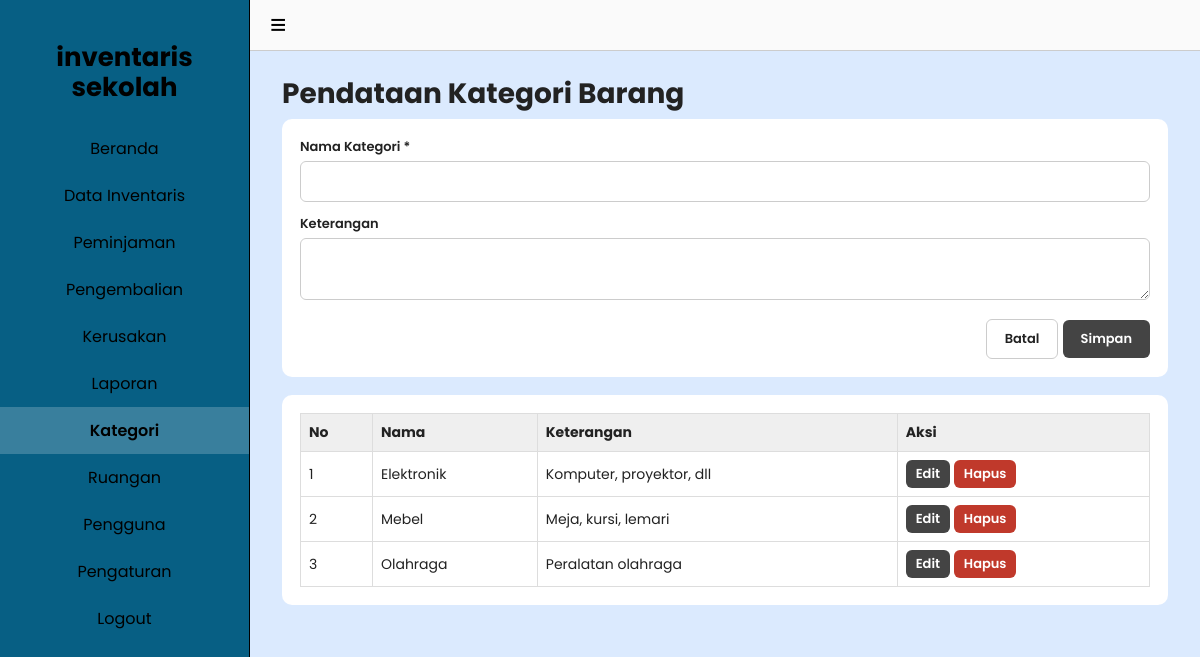
The app's page /kategori.php (signed in) with its own data.
### tables this page shows
CREATE TABLE kategori(id_kategori INT AUTO_INCREMENT PRIMARY KEY, nama_kategori VARCHAR(100) NOT NULL, keterangan TEXT);

### fungsi.php (called while the page is built, shortened)
<?php
$koneksi = mysqli_connect('localhost','inventaris','inventaris_tmp_2026','db_inventaris');
function e($s){return htmlspecialchars((string)$s,ENT_QUOTES);}
function q($sql){global $koneksi;return mysqli_query($koneksi,$sql);}
function semua($sql){$r=q($sql);$o=[];if($r)while($x=mysqli_fetch_assoc($r))$o[]=$x;return $o;}

### kategori.php (the view, shortened to what this page needs)
<?php require 'fungsi.php';wajib_admin();
$ed=isset($_GET['edit'])?satu("SELECT * FROM kategori WHERE id_kategori=".(int)$_GET['edit']):null;
$data=semua("SELECT * FROM kategori ORDER BY id_kategori");include 'header.php';?>
<h1>Pendataan Kategori Barang</h1>
<div class="panel"><form method="post"><input type="hidden" name="id" value="<?=e($ed['id_kategori']??0)?>">
<label>Nama Kategori *</label><input name="nama_kategori" value="<?=e($ed['nama_kategori']??'')?>" required><label>Keterangan</label><textarea name="keterangan"><?=e($ed['keterangan']??'')?></textarea>
<div class="kanan"><a class="btn putih" href="kategori.php">Batal</a> <button name="simpan"><?=$ed?'Ubah':'Simpan'?></button></div></form></div>
<div class="panel"><table><tr><th>No</th><th>Nama</th><th>Keterangan</th><th>Aksi</th></tr>
<?php foreach($data as $i=>$d){?><tr><td><?=$i+1?></td><td><?=e($d['nama_kategori'])?></td><td><?=e($d['keterangan'])?></td><td><a class="btn kecil" href="?edit=<?=$d['id_kategori']?>">Edit</a> <a class="btn kecil merah" href="?hapus=<?=$d['id_kategori']?>" onclick="return confirm('Hapus data?')">Hapus</a></td></tr><?php }?></table></div>
<?php include 'footer.php';

### style.css (style rules this page uses)
:root { --bg:#dbeafe;--side:#075f84;--biru:#2563eb;--gelap:#444 }
* { box-sizing:border-box }
body { margin:0;font-family:Poppins,Arial,sans-serif;background:var(--bg);display:flex;min-height:100vh;color:#222 }
h1 { font-size:28px;margin:0 0 4px }
.panel { background:#fff;border-radius:10px;padding:18px;margin-bottom:18px;overflow-x:auto }
table { width:100%;border-collapse:collapse;font-size:14px }
th,td { border:1px solid #ddd;padding:8px;text-align:left }
th { background:#efefef }
label { display:block;font-size:13px;font-weight:600 }
input,select,textarea { width:100%;padding:9px;margin:4px 0 12px;border:1px solid #ccc;border-radius:6px;font:inherit;font-size:14px;background:#fff }
button,.btn { background:var(--gelap);color:#fff;border:0;padding:9px 18px;border-radius:6px;cursor:pointer;text-decoration:none;font:inherit;font-size:13px;font-weight:600;display:inline-block;width:auto }
.btn.putih { background:#fff;color:#222;border:1px solid #ccc }
.btn.merah { background:#c0392b }
.btn.kecil { padding:4px 10px }
.kanan { text-align:right }

### records on screen
kategori: nama_kategori "Elektronik", keterangan "Komputer, proyektor, dll"
kategori: nama_kategori "Mebel", keterangan "Meja, kursi, lemari"
kategori: nama_kategori "Olahraga", keterangan "Peralatan olahraga"

### other values on screen
$t "Beranda Data Inventaris Peminjaman Pengembalian Kerusakan Laporan Kategori Ruangan Pengguna Pengaturan"
